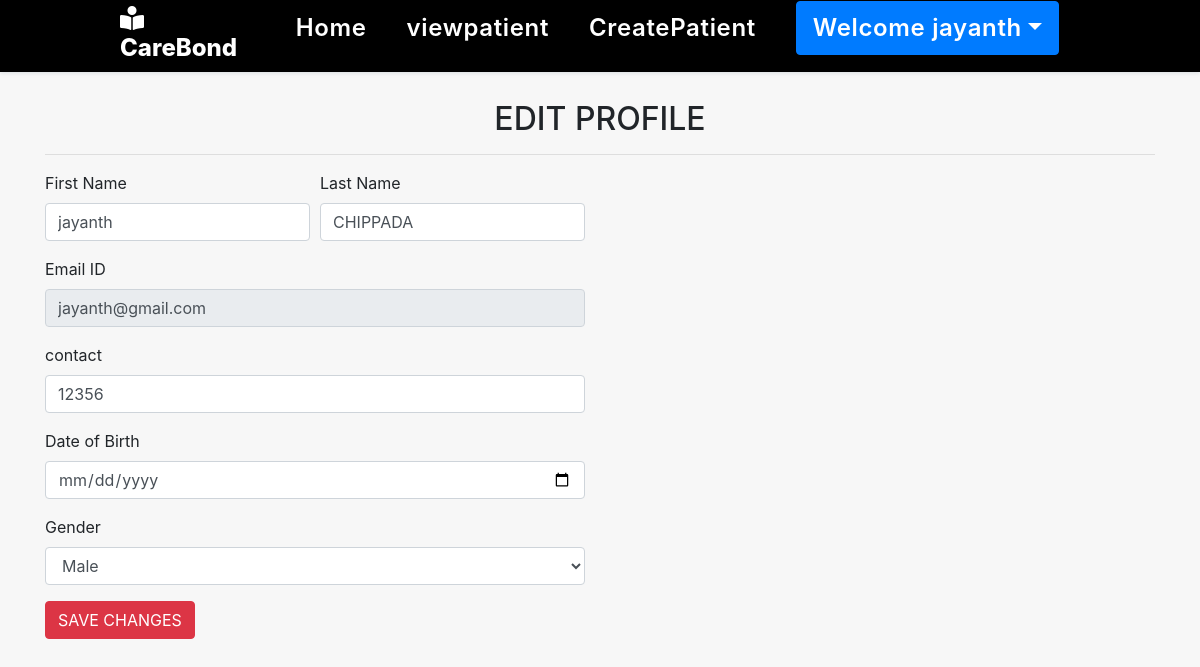
Page /editprofile (signed in) on the committed database.
### main/models.py (models this page shows, shortened)
class CareTaker(models.Model):
    user=models.ForeignKey(User,null=True,on_delete=models.CASCADE)
    contact=models.CharField(null=True,unique=True,max_length=13)
    facial_image = models.ImageField(default='main\static\images\profile.png',upload_to='images')
    gender = models.CharField(max_length=6,null=True)
    dob=models.DateField(null=True)

### main/views.py (the view, shortened to what this page needs)
# urls.py: path("editprofile",editprofile,name='editprofile'),
def editprofile(request):
    if not request.user.is_authenticated:
        return redirect('userlogin')
    error=False
    user=User.objects.get(id=request.user.id)
    data=CareTaker.objects.get(user=user)
    d={'data':data,'user':user,'error':error}
    return render(request,'editprofile.html',d)

### main/templates/editprofile.html (shortened to what this page needs)
{% extends 'carenav.html' %}
{% load static%}
{% block body%}
<div class="container"style="margin-top:90px;">
    <h2 class="text-center">EDIT PROFILE</h2>
    <hr>
    <div class="row">
        <div class="col-md-6">
            <form action="" method="post">
                <div class="form-row">
                    <div class="form-group col-sm-6">
                        <label for="">First Name</label>
                        <input type="text" class="form-control" name="fname" value="{{data.user.first_name}}">
                    </div>
                    <div class="form-group col-sm-6">
                        <label for="">Last Name</label>
                        <input type="text" class="form-control" name="lname" value="{{data.user.last_name}}">
                    </div>
                    <div class="form-group col-md-12">
                        <label for="">Email ID</label>
                        <input type="email" class="form-control" name="emailid" value="{{data.user.username}}" disabled>
                    </div>
                    <div class="form-group col-md-12">
                        <label for="">contact</label>
                        <input type="number" class="form-control" name="con" value="{{data.contact}}">
                    </div>
                    <div class="form-group col-md-12">
                        <label for="">Date of Birth</label>
                        <input type="date" class="form-control" name="dob" value="{{data.dob}}" required>
                    </div>
                    <div class="form-group col-md-12">
                        <label for="">Gender</label>
                        <select name="gender" id="" class="form-control" value="{{data.gender}}">
                            <option value="Male">Male</option>
                        </select>
                    </div>
                </div>
                <input type="submit" class="btn btn-danger" value="SAVE CHANGES">
            </form>
        </div>
    </div><br>
</div>
{%endblock%}

### main/templates/carenav.html (shortened to what this page needs)
<html >
<head>
    {% load static %}
    <link rel="stylesheet" href="https://maxcdn.bootstrapcdn.com/bootstrap/4.3.1/css/bootstrap.min.css">
    <link rel="stylesheet" href="https://use.fontawesome.com/releases/v5.6.3/css/all.css"
>
    <link rel="stylesheet" href="{% static 'mystyle.css' %}">
</head>
<body>
    <header>
		<a href="/" class="logo"><i class="	fas fa-book-reader" style="color: white;"></i> CareBond</a>
		<nav class="navbar">
			<ul>
				<li><a class="active" href="#">Home</a></li>
                <li><a class="active" href="{% url 'viewpatient' %}">viewpatient</a></li>
				<li><a href="{% url 'createpatient' %}">CreatePatient</a></li>
                <li class="navbar-item dropdown" style="color: black;" >
                    <a href="#" class="nav-link dropdown-toggle btn btn-primary" data-toggle="dropdown" >Welcome {{request.user.first_name}}</a>
                </li>
			</ul>
		</nav>
	</header>
</body>
</html>
{% block body %}
{% endblock %}

### main/static/mystyle.css (style rules this page uses)
* { margin: 0; padding: 0; box-sizing: border-box; text-decoration: none; outline: none; border: none; transition: all 0.2s linear; }
html { overflow-x: hidden; scroll-behavior: smooth; }
body { background: #f7f7f7; padding: 10px; }
html { overflow-x: hidden; }
header { position: fixed; top: 0; left: 0; right: 0; z-index: 1000; display: flex; align-items: center; justify-content: space-between; padding: 1.7rem 10%; height: 4.5rem; background-color: black; box-shadow: 0 1px 4px rgba(146, 161, 176, 0.3); }
header .logo { font-size: 1.5rem; font-weight: 800; text-decoration: none; color: white; }
header .logo i { font-size: 1.5rem; }
header .navbar ul { list-style: none; display: flex; justify-content: center; align-items: center; transition: all 1s linear; }
header .navbar li { margin-left: 2.5rem; transition: all 0.2s linear; }
header .navbar ul li a { font-size: 1.5rem; color: white; font-weight: 600; text-decoration: none; letter-spacing: 0.04rem; transition: all 0.2s linear; }
.dropdown { position: relative; display: inline-block; margin: 0 5px 0 10px; }

### rows in the picture
CareTaker: fname "jayanth", lname "CHIPPADA", emailid "jayanth@gmail.com", con "12356", gender "Male"

### other values in the picture
{{ request.user.first_name }} "jayanth"
